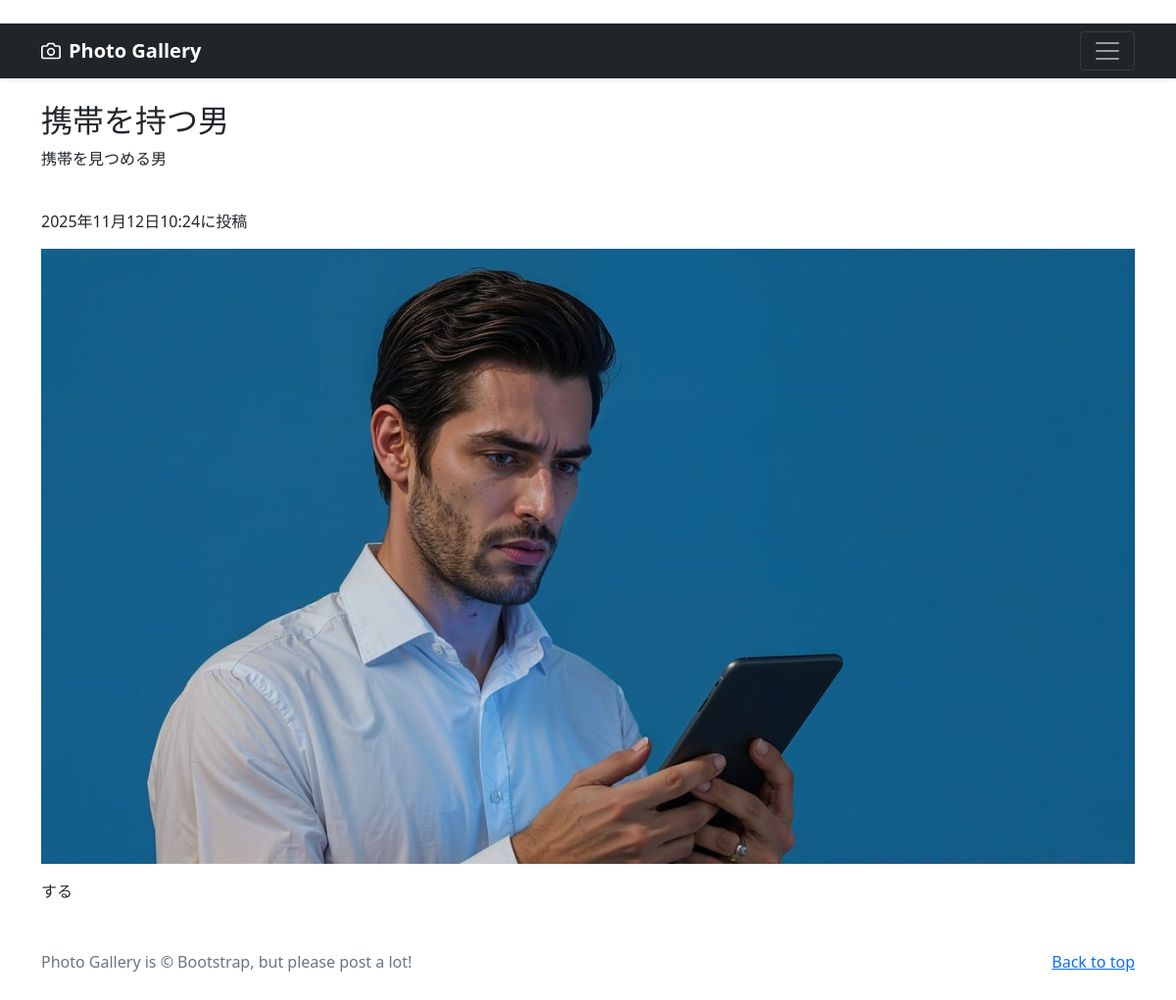
Screenshot of /photo-detail/1 (signed in) with the database file from the repository.
### photo/models.py (models this page shows, shortened)
class PhotoPost(models.Model):
    user = models.ForeignKey(
        CustomUser,
        verbose_name='ユーザー',
        on_delete=models.CASCADE
        )
    category = models.ForeignKey(
        Category,
        verbose_name='カテゴリ',
        on_delete=models.PROTECT
        )
    title = models.CharField(
        verbose_name='タイトル', # フィールドのタイトル
        max_length=200        # 最大文字数は200
        )
    comment = models.TextField(
        verbose_name='コメント',  # フィールドのタイトル
        )
    image1 = models.ImageField(
        verbose_name='イメージ1',# フィールドのタイトル
        upload_to = 'photos'   # MEDIA_ROOT以下のphotosにファイルを保存
        )
    image2 = models.ImageField(
        verbose_name='イメージ2',# フィールドのタイトル
        upload_to = 'photos',  # MEDIA_ROOT以下のphotosにファイルを保存
        blank=True,            # フィールド値の設定は必須でない
        null=True              # データベースにnullが保存されることを許容
        )
    posted_at = models.DateTimeField(
        verbose_name='投稿日時', # フィールドのタイトル
        auto_now_add=True       # 日時を自動追加
        )

### photo/views.py (the view)
class DetailView(DetailView):
    template_name='detail.html'
    model = PhotoPost

### photo/templates/detail.html (shortened to what this page needs)
 {% extends 'base.html' %}
    {% block contents %}
     <br>
     <div class="container">
         <div class="row">
             <div class="col">
                 <h2>{{object.title}}</h2>
                  <p>{{object.comment}}</p>
                  <br>
                   <p>{{object.posted_at}}に投稿</p>
                    <p><img src="{{object.image1.url}}" class="img-fluid" alt=""></img></p>
する             </div>
         </div>
     </div>
    {% endblock %}

### rows the page displays
PhotoPost: title "携帯を持つ男", comment "携帯を見つめる男", posted_at "2025年11月12日10:24", image1 (picture)
